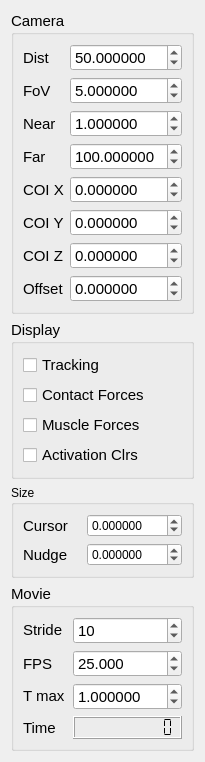
       <widget class="QWidget" name="scrollAreaWidgetContents_3">
        <property name="geometry">
         <rect>
          <x>0</x>
          <y>0</y>
          <width>202</width>
          <height>742</height>
         </rect>
        </property>
        <layout class="QGridLayout" name="gridLayout_10">
         <item row="0" column="0">
          <widget class="QGroupBox" name="groupBoxCamera">
           <property name="font">
            <font>
             <pointsize>11</pointsize>
            </font>
           </property>
           <property name="title">
            <string>Camera</string>
           </property>
           <layout class="QGridLayout" name="gridLayout">
            <item row="0" column="1">
             <widget class="QDoubleSpinBox" name="doubleSpinBoxDistance">
              <property name="sizePolicy">
               <sizepolicy hsizetype="Preferred" vsizetype="Fixed">
                <horstretch>0</horstretch>
                <verstretch>0</verstretch>
               </sizepolicy>
              </property>
              <property name="mouseTracking">
               <bool>true</bool>
              </property>
              <property name="focusPolicy">
               <enum>Qt::WheelFocus</enum>
              </property>
              <property name="toolTip">
               <string>Distance of the viewpoint from the centre of view</string>
              </property>
              <property name="statusTip">
               <string>View distance</string>
              </property>
              <property name="decimals">
               <number>6</number>
              </property>
              <property name="minimum">
               <double>0.000001000000000</double>
              </property>
              <property name="maximum">
               <double>999.000000000000000</double>
              </property>
              <property name="value">
               <double>50.000000000000000</double>
              </property>
             </widget>
            </item>
            <item row="0" column="0">
             <widget class="QLabel" name="label_5">
              <property name="font">
               <font>
                <pointsize>11</pointsize>
               </font>
              </property>
              <property name="text">
               <string>Dist</string>
              </property>
             </widget>
            </item>
            <item row="1" column="0">
             <widget class="QLabel" name="label_6">
              <property name="font">
               <font>
                <pointsize>11</pointsize>
               </font>
              </property>
              <property name="text">
               <string>FoV</string>
              </property>
             </widget>
            </item>
            <item row="1" column="1">
             <widget class="QDoubleSpinBox" name="doubleSpinBoxFoV">
              <property name="sizePolicy">
               <sizepolicy hsizetype="Preferred" vsizetype="Fixed">
                <horstretch>0</horstretch>
                <verstretch>0</verstretch>
               </sizepolicy>
              </property>
              <property name="font">
               <font>
                <pointsize>11</pointsize>
               </font>
              </property>
              <property name="mouseTracking">
               <bool>true</bool>
              </property>
              <property name="toolTip">
               <string>Field of view in degrees</string>
              </property>
              <property name="statusTip">
               <string>Field of view</string>
              </property>
              <property name="decimals">
               <number>6</number>
              </property>
              <property name="minimum">
               <double>0.010000000000000</double>
              </property>
              <property name="maximum">
               <double>179.000000000000000</double>
              </property>
              <property name="singleStep">
               <double>0.100000000000000</double>
              </property>
              <property name="value">
               <double>5.000000000000000</double>
              </property>
             </widget>
            </item>
            <item row="4" column="0">
             <widget class="QLabel" name="label_7">
              <property name="font">
               <font>
                <pointsize>11</pointsize>
               </font>
              </property>
              <property name="text">
               <string>COI X</string>
              </property>
             </widget>
            </item>
            <item row="4" column="1">
             <widget class="QDoubleSpinBox" name="doubleSpinBoxCOIX">
              <property name="sizePolicy">
               <sizepolicy hsizetype="Preferred" vsizetype="Fixed">
                <horstretch>0</horstretch>
                <verstretch>0</verstretch>
               </sizepolicy>
              </property>
              <property name="mouseTracking">
               <bool>true</bool>
              </property>
              <property name="toolTip">
               <string>Centre of interest (x coordinate)</string>
              </property>
              <property name="statusTip">
               <string>COI X</string>
              </property>
              <property name="decimals">
               <number>6</number>
              </property>
              <property name="minimum">
               <double>-999.000000000000000</double>
              </property>
              <property name="maximum">
               <double>999.000000000000000</double>
              </property>
              <property name="singleStep">
               <double>0.100000000000000</double>
              </property>
             </widget>
            </item>
            <item row="5" column="0">
             <widget class="QLabel" name="label_8">
              <property name="font">
               <font>
                <pointsize>11</pointsize>
               </font>
              </property>
              <property name="text">
               <string>COI Y</string>
              </property>
             </widget>
            </item>
            <item row="5" column="1">
             <widget class="QDoubleSpinBox" name="doubleSpinBoxCOIY">
              <property name="sizePolicy">
               <sizepolicy hsizetype="Preferred" vsizetype="Fixed">
                <horstretch>0</horstretch>
                <verstretch>0</verstretch>
               </sizepolicy>
              </property>
              <property name="mouseTracking">
               <bool>true</bool>
              </property>
              <property name="toolTip">
               <string>Centre of interest (y coordinate)</string>
              </property>
              <property name="statusTip">
               <string>COI Y</string>
              </property>
              <property name="decimals">
               <number>6</number>
              </property>
              <property name="minimum">
               <double>-999.000000000000000</double>
              </property>
              <property name="maximum">
               <double>999.000000000000000</double>
              </property>
              <property name="singleStep">
               <double>0.100000000000000</double>
              </property>
             </widget>
            </item>
            <item row="6" column="0">
             <widget class="QLabel" name="label_9">
              <property name="font">
               <font>
                <pointsize>11</pointsize>
               </font>
              </property>
              <property name="text">
               <string>COI Z</string>
              </property>
             </widget>
            </item>
            <item row="6" column="1">
             <widget class="QDoubleSpinBox" name="doubleSpinBoxCOIZ">
              <property name="sizePolicy">
               <sizepolicy hsizetype="Preferred" vsizetype="Fixed">
                <horstretch>0</horstretch>
                <verstretch>0</verstretch>
               </sizepolicy>
              </property>
              <property name="mouseTracking">
               <bool>true</bool>
              </property>
              <property name="toolTip">
               <string>Centre of interest (x coordinate)</string>
              </property>
              <property name="statusTip">
               <string>COI Z</string>
              </property>
              <property name="decimals">
               <number>6</number>
              </property>
              <property name="minimum">
               <double>-999.000000000000000</double>
              </property>
              <property name="maximum">
               <double>999.000000000000000</double>
              </property>
              <property name="singleStep">
               <double>0.100000000000000</double>
              </property>
             </widget>
            </item>
            <item row="2" column="1">
             <widget class="QDoubleSpinBox" name="doubleSpinBoxNear">
              <property name="decimals">
               <number>6</number>
              </property>
              <property name="minimum">
               <double>0.000001000000000</double>
              </property>
              <property name="maximum">
               <double>999.000000000000000</double>
              </property>
              <property name="value">
               <double>1.000000000000000</double>
              </property>
             </widget>
            </item>
            <item row="2" column="0">
             <widget class="QLabel" name="label_14">
              <property name="font">
               <font>
                <pointsize>11</pointsize>
               </font>
              </property>
              <property name="text">
               <string>Near</string>
              </property>
             </widget>
            </item>
            <item row="3" column="1">
             <widget class="QDoubleSpinBox" name="doubleSpinBoxFar">
              <property name="decimals">
               <number>6</number>
              </property>
              <property name="minimum">
               <double>0.000001000000000</double>
              </property>
              <property name="maximum">
               <double>999.000000000000000</double>
              </property>
              <property name="value">
               <double>100.000000000000000</double>
              </property>
             </widget>
            </item>
            <item row="3" column="0">
             <widget class="QLabel" name="label_15">
              <property name="font">
               <font>
                <pointsize>11</pointsize>
               </font>
              </property>
              <property name="text">
               <string>Far</string>
              </property>
             </widget>
            </item>
            <item row="7" column="1">
             <widget class="QDoubleSpinBox" name="doubleSpinBoxTrackingOffset">
              <property name="sizePolicy">
               <sizepolicy hsizetype="Preferred" vsizetype="Fixed">
                <horstretch>0</horstretch>
                <verstretch>0</verstretch>
               </sizepolicy>
              </property>
              <property name="mouseTracking">
               <bool>true</bool>
              </property>
              <property name="toolTip">
               <string>Centre of interest (x coordinate)</string>
              </property>
              <property name="statusTip">
               <string>COI Z</string>
              </property>
              <property name="decimals">
               <number>6</number>
              </property>
              <property name="minimum">
               <double>-999.000000000000000</double>
              </property>
              <property name="maximum">
               <double>999.000000000000000</double>
              </property>
              <property name="singleStep">
               <double>0.100000000000000</double>
              </property>
             </widget>
            </item>
            <item row="7" column="0">
             <widget class="QLabel" name="label_17">
              <property name="font">
               <font>
                <pointsize>11</pointsize>
               </font>
              </property>
              <property name="text">
               <string>Offset</string>
              </property>
             </widget>
            </item>
           </layout>
          </widget>
         </item>
         <item row="1" column="0">
          <widget class="QGroupBox" name="groupBoxDisplay">
           <property name="font">
            <font>
             <pointsize>11</pointsize>
            </font>
           </property>
           <property name="title">
            <string>Display</string>
           </property>
           <layout class="QGridLayout" name="gridLayout_2">
            <item row="0" column="0">
             <widget class="QCheckBox" name="checkBoxTracking">
              <property name="sizePolicy">
               <sizepolicy hsizetype="Preferred" vsizetype="Fixed">
                <horstretch>0</horstretch>
                <verstretch>0</verstretch>
               </sizepolicy>
              </property>
              <property name="font">
               <font>
                <pointsize>11</pointsize>
               </font>
              </property>
              <property name="toolTip">
               <string>Move the centre of interest and camera with simulation</string>
              </property>
              <property name="statusTip">
               <string>Track the simulation</string>
              </property>
              <property name="text">
               <string>Tracking</string>
              </property>
             </widget>
            </item>
            <item row="1" column="0">
             <widget class="QCheckBox" name="checkBoxContactForce">
              <property name="sizePolicy">
               <sizepolicy hsizetype="Preferred" vsizetype="Fixed">
                <horstretch>0</horstretch>
                <verstretch>0</verstretch>
               </sizepolicy>
              </property>
              <property name="font">
               <font>
                <pointsize>11</pointsize>
               </font>
              </property>
              <property name="toolTip">
               <string>Display contact forces on the simulation</string>
              </property>
              <property name="statusTip">
               <string>Display contact forces</string>
              </property>
              <property name="text">
               <string>Contact Forces</string>
              </property>
             </widget>
            </item>
            <item row="2" column="0">
             <widget class="QCheckBox" name="checkBoxMuscleForce">
              <property name="sizePolicy">
               <sizepolicy hsizetype="Preferred" vsizetype="Fixed">
                <horstretch>0</horstretch>
                <verstretch>0</verstretch>
               </sizepolicy>
              </property>
              <property name="font">
               <font>
                <pointsize>11</pointsize>
               </font>
              </property>
              <property name="toolTip">
               <string>Display muscle forces on the simulation</string>
              </property>
              <property name="statusTip">
               <string>Display muscle forces</string>
              </property>
              <property name="text">
               <string>Muscle Forces</string>
              </property>
             </widget>
            </item>
            <item row="3" column="0">
             <widget class="QCheckBox" name="checkBoxActivationColours">
              <property name="sizePolicy">
               <sizepolicy hsizetype="Preferred" vsizetype="Fixed">
                <horstretch>0</horstretch>
                <verstretch>0</verstretch>
               </sizepolicy>
              </property>
              <property name="font">
               <font>
                <pointsize>11</pointsize>
               </font>
              </property>
              <property name="toolTip">
               <string>Display colours representing the activation level of the muscle</string>
              </property>
              <property name="statusTip">
               <string>Colour muscles to show activation</string>
              </property>
              <property name="text">
               <string>Activation Clrs</string>
              </property>
             </widget>
            </item>
           </layout>
          </widget>
         </item>
         <item row="3" column="0">
          <widget class="QGroupBox" name="groupBoxMovie">
           <property name="font">
            <font>
             <pointsize>11</pointsize>
            </font>
           </property>
           <property name="title">
            <string>Movie</string>
           </property>
           <layout class="QGridLayout" name="gridLayout_3">
            <item row="3" column="1">
             <widget class="QLCDNumber" name="lcdNumberTime">
              <property name="sizePolicy">
               <sizepolicy hsizetype="Preferred" vsizetype="Fixed">
                <horstretch>0</horstretch>
                <verstretch>0</verstretch>
               </sizepolicy>
              </property>
              <property name="toolTip">
               <string>Simulation time</string>
              </property>
              <property name="smallDecimalPoint">
               <bool>false</bool>
              </property>
              <property name="digitCount">
               <number>10</number>
              </property>
              <property name="segmentStyle">
               <enum>QLCDNumber::Flat</enum>
              </property>
             </widget>
            </item>
            <item row="0" column="0">
             <widget class="QLabel" name="label_11">
              <property name="sizePolicy">
               <sizepolicy hsizetype="Preferred" vsizetype="Fixed">
                <horstretch>0</horstretch>
                <verstretch>0</verstretch>
               </sizepolicy>
              </property>
              <property name="font">
               <font>
                <pointsize>11</pointsize>
               </font>
              </property>
              <property name="text">
               <string>Stride</string>
              </property>
             </widget>
            </item>
            <item row="0" column="1">
             <widget class="QSpinBox" name="spinBoxSkip">
              <property name="sizePolicy">
               <sizepolicy hsizetype="Preferred" vsizetype="Fixed">
                <horstretch>0</horstretch>
                <verstretch>0</verstretch>
               </sizepolicy>
              </property>
              <property name="mouseTracking">
               <bool>true</bool>
              </property>
              <property name="toolTip">
               <string>Set the frequecy of screen update for the simulation</string>
              </property>
              <property name="statusTip">
               <string>Integration steps per screen step</string>
              </property>
              <property name="minimum">
               <number>1</number>
              </property>
              <property name="maximum">
               <number>999999</number>
              </property>
              <property name="value">
               <number>10</number>
              </property>
             </widget>
            </item>
            <item row="3" column="0">
             <widget class="QLabel" name="label_13">
              <property name="font">
               <font>
                <pointsize>11</pointsize>
               </font>
              </property>
              <property name="text">
               <string>Time</string>
              </property>
             </widget>
            </item>
            <item row="2" column="1">
             <widget class="QDoubleSpinBox" name="doubleSpinBoxTimeMax">
              <property name="sizePolicy">
               <sizepolicy hsizetype="Preferred" vsizetype="Fixed">
                <horstretch>0</horstretch>
                <verstretch>0</verstretch>
               </sizepolicy>
              </property>
              <property name="mouseTracking">
               <bool>true</bool>
              </property>
              <property name="toolTip">
               <string>Set the simulation time limit</string>
              </property>
              <property name="statusTip">
               <string>Simulation time limit</string>
              </property>
              <property name="decimals">
               <number>6</number>
              </property>
              <property name="maximum">
               <double>999.000000000000000</double>
              </property>
              <property name="singleStep">
               <double>0.100000000000000</double>
              </property>
              <property name="value">
               <double>1.000000000000000</double>
              </property>
             </widget>
            </item>
            <item row="1" column="0">
             <widget class="QLabel" name="label_16">
              <property name="font">
               <font>
                <pointsize>11</pointsize>
               </font>
              </property>
              <property name="text">
               <string>FPS</string>
              </property>
             </widget>
            </item>
            <item row="2" column="0">
             <widget class="QLabel" name="label_12">
              <property name="sizePolicy">
               <sizepolicy hsizetype="Preferred" vsizetype="Fixed">
                <horstretch>0</horstretch>
                <verstretch>0</verstretch>
               </sizepolicy>
              </property>
              <property name="font">
               <font>
                <pointsize>11</pointsize>
               </font>
              </property>
              <property name="text">
               <string>T max</string>
              </property>
             </widget>
            </item>
            <item row="1" column="1">
             <widget class="QDoubleSpinBox" name="doubleSpinBoxFPS">
              <property name="decimals">
               <number>3</number>
              </property>
              <property name="minimum">
               <double>0.010000000000000</double>
              </property>
              <property name="maximum">
               <double>999.000000000000000</double>
              </property>
              <property name="value">
               <double>25.000000000000000</double>
              </property>
             </widget>
            </item>
           </layout>
          </widget>
         </item>
         <item row="4" column="0">
          <spacer name="verticalSpacer">
           <property name="orientation">
            <enum>Qt::Vertical</enum>
           </property>
           <property name="sizeHint" stdset="0">
            <size>
             <width>20</width>
             <height>40</height>
            </size>
           </property>
          </spacer>
         </item>
         <item row="2" column="0">
          <widget class="QGroupBox" name="groupBox">
           <property name="title">
            <string>Size</string>
           </property>
           <layout class="QGridLayout" name="gridLayout_8">
            <item row="0" column="0">
             <widget class="QLabel" name="label_10">
              <property name="font">
               <font>
                <pointsize>11</pointsize>
               </font>
              </property>
              <property name="text">
               <string>Cursor</string>
              </property>
             </widget>
            </item>
            <item row="1" column="0">
             <widget class="QLabel" name="label_18">
              <property name="font">
               <font>
                <pointsize>11</pointsize>
               </font>
              </property>
              <property name="text">
               <string>Nudge</string>
              </property>
             </widget>
            </item>
            <item row="0" column="1">
             <widget class="QDoubleSpinBox" name="doubleSpinBoxCursorSize">
              <property name="sizePolicy">
               <sizepolicy hsizetype="Preferred" vsizetype="Fixed">
                <horstretch>0</horstretch>
                <verstretch>0</verstretch>
               </sizepolicy>
              </property>
              <property name="mouseTracking">
               <bool>true</bool>
              </property>
              <property name="toolTip">
               <string>Centre of interest (x coordinate)</string>
              </property>
              <property name="statusTip">
               <string>COI Z</string>
              </property>
              <property name="decimals">
               <number>6</number>
              </property>
              <property name="minimum">
               <double>-999.000000000000000</double>
              </property>
              <property name="maximum">
               <double>999.000000000000000</double>
              </property>
              <property name="singleStep">
               <double>0.100000000000000</double>
              </property>
             </widget>
            </item>
            <item row="1" column="1">
             <widget class="QDoubleSpinBox" name="doubleSpinBoxCursorNudge">
              <property name="sizePolicy">
               <sizepolicy hsizetype="Preferred" vsizetype="Fixed">
                <horstretch>0</horstretch>
                <verstretch>0</verstretch>
               </sizepolicy>
              </property>
              <property name="mouseTracking">
               <bool>true</bool>
              </property>
              <property name="toolTip">
               <string>Centre of interest (x coordinate)</string>
              </property>
              <property name="statusTip">
               <string>COI Z</string>
              </property>
              <property name="decimals">
               <number>6</number>
              </property>
              <property name="minimum">
               <double>-999.000000000000000</double>
              </property>
              <property name="maximum">
               <double>999.000000000000000</double>
              </property>
              <property name="singleStep">
               <double>0.100000000000000</double>
              </property>
             </widget>
            </item>
           </layout>
          </widget>
         </item>
        </layout>
       </widget>
